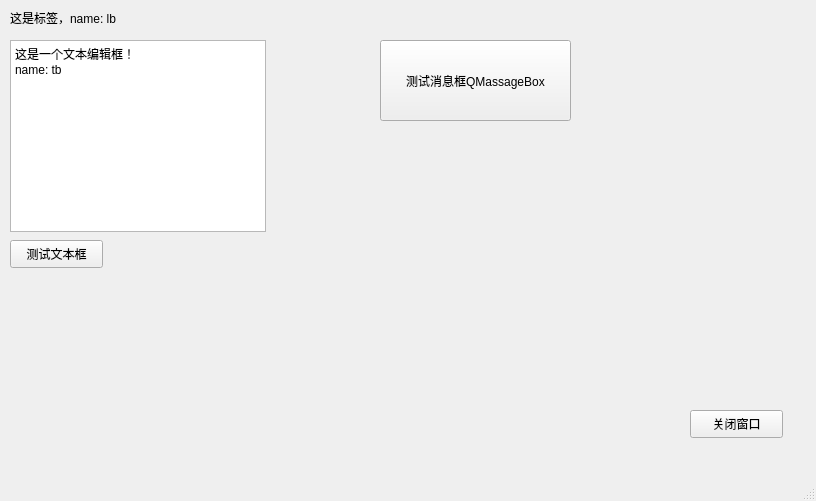
<?xml version="1.0" encoding="UTF-8"?>
<ui version="4.0">
 <class>MainWindow</class>
 <widget class="QMainWindow" name="MainWindow">
  <property name="geometry">
   <rect>
    <x>0</x>
    <y>0</y>
    <width>816</width>
    <height>501</height>
   </rect>
  </property>
  <property name="windowTitle">
   <string>MainWindow</string>
  </property>
  <widget class="QWidget" name="centralwidget">
   <widget class="QPushButton" name="pushButton">
    <property name="geometry">
     <rect>
      <x>690</x>
      <y>410</y>
      <width>93</width>
      <height>28</height>
     </rect>
    </property>
    <property name="text">
     <string>关闭窗口</string>
    </property>
   </widget>
   <widget class="QTextBrowser" name="tb">
    <property name="geometry">
     <rect>
      <x>10</x>
      <y>40</y>
      <width>256</width>
      <height>192</height>
     </rect>
    </property>
    <property name="html">
     <string>&lt;!DOCTYPE HTML PUBLIC &quot;-//W3C//DTD HTML 4.0//EN&quot; &quot;http://www.w3.org/TR/REC-html40/strict.dtd&quot;&gt;
&lt;html&gt;&lt;head&gt;&lt;meta name=&quot;qrichtext&quot; content=&quot;1&quot; /&gt;&lt;style type=&quot;text/css&quot;&gt;
p, li { white-space: pre-wrap; }
&lt;/style&gt;&lt;/head&gt;&lt;body style=&quot; font-family:'SimSun'; font-size:9pt; font-weight:400; font-style:normal;&quot;&gt;
&lt;p style=&quot; margin-top:0px; margin-bottom:0px; margin-left:0px; margin-right:0px; -qt-block-indent:0; text-indent:0px;&quot;&gt;这是一个文本编辑框！&lt;/p&gt;
&lt;p style=&quot; margin-top:0px; margin-bottom:0px; margin-left:0px; margin-right:0px; -qt-block-indent:0; text-indent:0px;&quot;&gt;name: tb&lt;/p&gt;&lt;/body&gt;&lt;/html&gt;</string>
    </property>
   </widget>
   <widget class="QPushButton" name="pushButton_2">
    <property name="geometry">
     <rect>
      <x>10</x>
      <y>240</y>
      <width>93</width>
      <height>28</height>
     </rect>
    </property>
    <property name="text">
     <string>测试文本框</string>
    </property>
   </widget>
   <widget class="QLabel" name="lb">
    <property name="geometry">
     <rect>
      <x>10</x>
      <y>10</y>
      <width>241</width>
      <height>16</height>
     </rect>
    </property>
    <property name="text">
     <string>这是标签，name: lb</string>
    </property>
   </widget>
   <widget class="QPushButton" name="pushButton_3">
    <property name="geometry">
     <rect>
      <x>380</x>
      <y>40</y>
      <width>191</width>
      <height>81</height>
     </rect>
    </property>
    <property name="text">
     <string>测试消息框QMassageBox</string>
    </property>
   </widget>
  </widget>
  <widget class="QMenuBar" name="menubar">
   <property name="geometry">
    <rect>
     <x>0</x>
     <y>0</y>
     <width>816</width>
     <height>26</height>
    </rect>
   </property>
  </widget>
  <widget class="QStatusBar" name="statusbar"/>
 </widget>
 <resources/>
 <connections>
  <connection>
   <sender>pushButton</sender>
   <signal>clicked()</signal>
   <receiver>MainWindow</receiver>
   <slot>close()</slot>
   <hints>
    <hint type="sourcelabel">
     <x>690</x>
     <y>463</y>
    </hint>
    <hint type="destinationlabel">
     <x>716</x>
     <y>390</y>
    </hint>
   </hints>
  </connection>
  <connection>
   <sender>pushButton_2</sender>
   <signal>clicked()</signal>
   <receiver>MainWindow</receiver>
   <slot>mytest()</slot>
   <hints>
    <hint type="sourcelabel">
     <x>65</x>
     <y>293</y>
    </hint>
    <hint type="destinationlabel">
     <x>109</x>
     <y>167</y>
    </hint>
   </hints>
  </connection>
  <connection>
   <sender>pushButton_3</sender>
   <signal>clicked()</signal>
   <receiver>MainWindow</receiver>
   <slot>testQMessageBox()</slot>
   <hints>
    <hint type="sourcelabel">
     <x>469</x>
     <y>113</y>
    </hint>
    <hint type="destinationlabel">
     <x>477</x>
     <y>176</y>
    </hint>
   </hints>
  </connection>
 </connections>
 <slots>
  <slot>mytest()</slot>
  <slot>testQMessageBox()</slot>
 </slots>
</ui>
